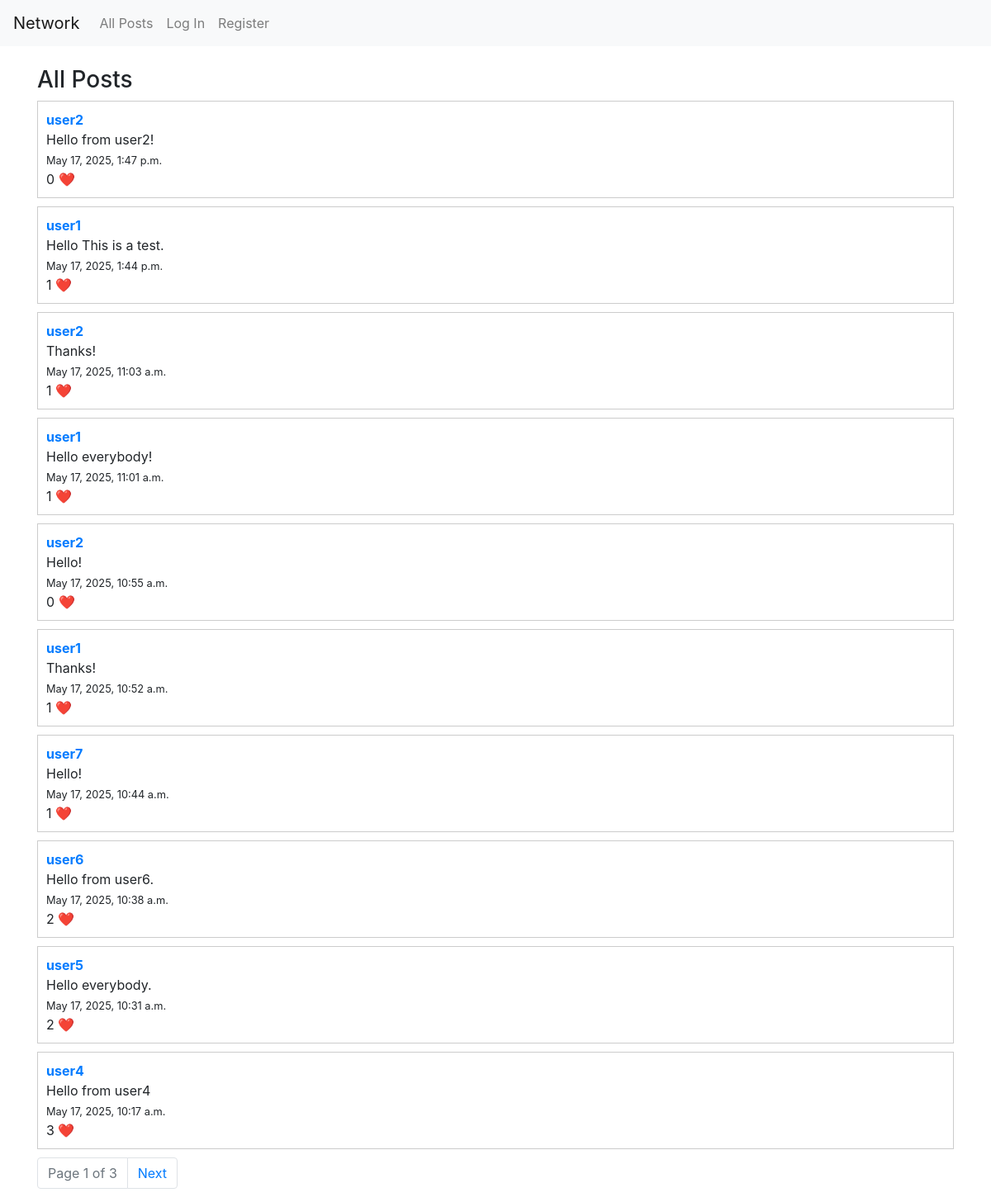
The page / on the database its author committed.
### network/models.py (models this page shows, shortened)
class Post(models.Model):
    user = models.ForeignKey(User, on_delete=models.CASCADE, related_name="posts")
    content = models.TextField(max_length=280)
    timestamp = models.DateTimeField(auto_now_add=True)

class User(AbstractUser):
    pass

### network/views.py (the view)
# urls.py: path("", views.index, name="index"),
def index(request):
    if request.method == "POST":
        content = request.POST.get("content")
        if request.user.is_authenticated and content:
            Post.objects.create(user=request.user, content=content)
            return redirect("index")
    posts_list = Post.objects.all().order_by("-timestamp")
    paginator = Paginator(posts_list, 10)
    page_number = request.GET.get("page")
    posts = paginator.get_page(page_number)
    liked_posts = []
    if request.user.is_authenticated:
        liked_posts = Post.objects.filter(likes__user=request.user).values_list('id', flat=True)
    return render(request, "network/index.html", {
        "posts": posts,
        "liked_posts": liked_posts
    })

### network/templates/network/index.html (shortened to what this page needs)
{% extends "network/layout.html" %}
{% block body %}
    <h3>All Posts</h3>
    {% for post in posts %}
    <div class="post" data-post-id="{{ post.id }}" style="border: 1px solid #ccc; padding: 10px; margin-bottom: 10px;">
        <strong><a href="{% url 'profile' username=post.user.username %}">{{ post.user.username }}</a></strong><br>
        <div class="post-content">
            <span class="content">{{ post.content }}</span>
        </div>
        <small>{{ post.timestamp }}</small><br>
        <span class="like-count">{{ post.likes.count }}</span> ❤️
    </div>
    {% endfor %}
    <div class="pagination">
        <nav aria-label="Page navigation">
          <ul class="pagination justify-content-center">
            <li class="page-item disabled">
                <span class="page-link">Page {{ posts.number }} of {{ posts.paginator.num_pages }}</span>
            </li>
            {% if posts.has_next %}
                <li class="page-item">
                    <a class="page-link" href="?page={{ posts.next_page_number }}">Next</a>
                </li>
            {% endif %}
          </ul>
        </nav>
    </div>
{% endblock %}

### network/templates/network/layout.html (shortened to what this page needs)
{% load static %}
<!DOCTYPE html>
<html lang="en">
<head>
    <link rel="stylesheet" href="https://stackpath.bootstrapcdn.com/bootstrap/4.4.1/css/bootstrap.min.css"
>
    <link href="{% static 'network/styles.css' %}" rel="stylesheet">
</head>
<body>
    <nav class="navbar navbar-expand-lg navbar-light bg-light">
        <a class="navbar-brand" href="{% url 'index' %}">Network</a>
        <div class="collapse navbar-collapse">
            <ul class="navbar-nav mr-auto">
                {% if user.is_authenticated %}
                    <li class="nav-item">
                        <a class="nav-link" href="#"><strong>{{ user.username }}</strong></a>
                    </li>
                    <li class="nav-item">
                        <a class="nav-link" href="{% url 'index' %}">All Posts</a>
                    </li>
                    <li class="nav-item">
                        <a class="nav-link" href="{% url 'following' %}">Following</a>
                    </li>
                    <li class="nav-item">
                        <a class="nav-link" href="{% url 'logout' %}">Log Out</a>
                    </li>
                {% else %}
                    <li class="nav-item">
                        <a class="nav-link" href="{% url 'index' %}">All Posts</a>
                    </li>
                    <li class="nav-item">
                        <a class="nav-link" href="{% url 'login' %}">Log In</a>
                    </li>
                    <li class="nav-item">
                        <a class="nav-link" href="{% url 'register' %}">Register</a>
                    </li>
                {% endif %}
            </ul>
        </div>
    </nav>
    <div class="container mt-4">
        {% block body %}
        {% endblock %}
    </div>
</body>
</html>

### rows shown on the page
Post: user.username "user2", content "Hello from user2!", timestamp "May 17, 2025, 1:47 p.m.", likes.count "0"
Post: user.username "user1", content "Hello This is a test.", timestamp "May 17, 2025, 1:44 p.m.", likes.count "1"
Post: user.username "user2", content "Thanks!", timestamp "May 17, 2025, 11:03 a.m.", likes.count "1"
Post: user.username "user1", content "Hello everybody!", timestamp "May 17, 2025, 11:01 a.m.", likes.count "1"
Post: user.username "user2", content "Hello!", timestamp "May 17, 2025, 10:55 a.m.", likes.count "0"
Post: user.username "user1", content "Thanks!", timestamp "May 17, 2025, 10:52 a.m.", likes.count "1"
Post: user.username "user7", content "Hello!", timestamp "May 17, 2025, 10:44 a.m.", likes.count "1"
Post: user.username "user6", content "Hello from user6.", timestamp "May 17, 2025, 10:38 a.m.", likes.count "2"
Post: user.username "user5", content "Hello everybody.", timestamp "May 17, 2025, 10:31 a.m.", likes.count "2"
Post: user.username "user4", content "Hello from user4", timestamp "May 17, 2025, 10:17 a.m.", likes.count "3"

### other values the page prints
{{ posts.number }} "1"
{{ posts.paginator.num_pages }} "3"
